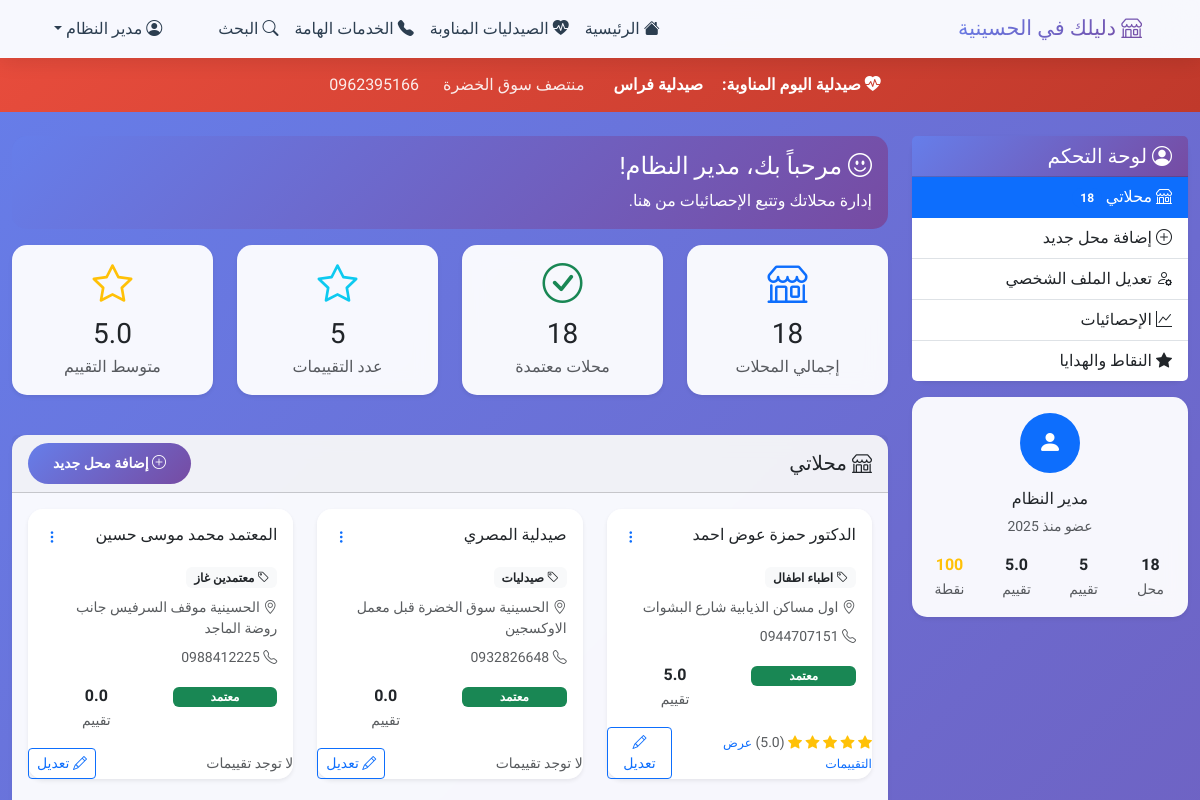
The page /dashboard (signed in, upper part) on the database as committed earlier.
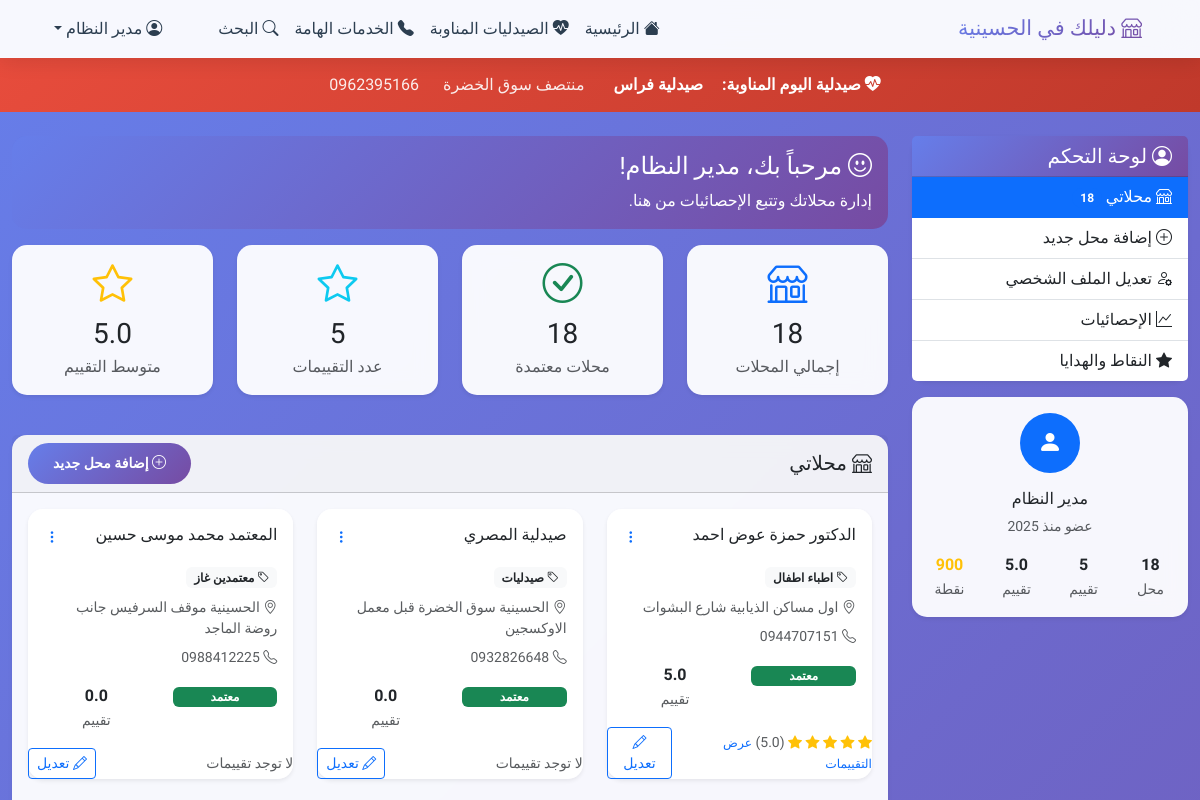
The same page on the database as committed later.
### tables this page shows
CREATE TABLE user_points (
            id INTEGER PRIMARY KEY AUTOINCREMENT,
            user_id INTEGER NOT NULL,
            total_points INTEGER DEFAULT 0,
            available_points INTEGER DEFAULT 0,
            spent_points INTEGER DEFAULT 0,
            last_daily_login DATE,
            created_at TIMESTAMP DEFAULT CURRENT_TIMESTAMP,
            updated_at TIMESTAMP DEFAULT CURRENT_TIMESTAMP,
            FOREIGN KEY (user_id) REFERENCES users (id) ON DELETE CASCADE
        );

### app.py (the view)
@app.route('/dashboard')
def dashboard():
    if 'user_id' not in session:
        flash('يجب تسجيل الدخول للوصول لهذه الصفحة', 'error')
        return redirect(url_for('login'))
    conn = sqlite3.connect('hussainiya_stores.db')
    cursor = conn.cursor()
    cursor.execute('''
        SELECT s.*, c.name as category_name
        FROM stores s
        LEFT JOIN categories c ON s.category_id = c.id
        WHERE s.user_id = ?
        ORDER BY s.created_at DESC
    ''', (session['user_id'],))
    user_stores = cursor.fetchall()
    cursor.execute('SELECT created_at FROM users WHERE id = ?', (session['user_id'],))
    user_data = cursor.fetchone()
    if user_data and user_data[0]:
        join_year = user_data[0][:4]  # أخذ أول 4 أرقام (السنة)
    else:
        join_year = "2024"
    total_ratings = sum(1 for store in user_stores if store[10] and store[10] > 0) if user_stores else 0
    avg_rating = sum(store[10] for store in user_stores if store[10]) / len([s for s in user_stores if s[10]]) if user_stores and any(s[10] for s in user_stores) else 0
    approved_stores = len([s for s in user_stores if s[8] == 1])
    cursor.execute('SELECT * FROM categories ORDER BY name')
    categories = cursor.fetchall()
    points_summary = get_user_points_summary(session['user_id'])
    conn.close()
    return render_template('dashboard.html',
                         user_stores=user_stores,
                         join_year=join_year,
                         total_ratings=total_ratings,
                         avg_rating=avg_rating,
                         approved_stores=approved_stores,
                         categories=categories,
                         user_points=points_summary['available_points'])

### app.py (called while the page is built)
def initialize_user_points(user_id):
    conn = sqlite3.connect('hussainiya_stores.db')
    cursor = conn.cursor()
    cursor.execute('SELECT id FROM user_points WHERE user_id = ?', (user_id,))
    if not cursor.fetchone():
        cursor.execute('''
            INSERT INTO user_points (user_id, total_points, available_points, spent_points)
            VALUES (?, 0, 0, 0)
        ''', (user_id,))
        conn.commit()
    conn.close()

### templates/dashboard.html (shortened to what the changed rows need)
{% extends "base.html" %}
{% block content %}
<div class="container-fluid mt-4">
    <div class="row">
        <div class="col-lg-3 col-md-4 mb-4">
            <div class="card border-0 shadow-sm mt-3">
                <div class="card-body text-center">
                    <div class="row text-center">
                        <div class="col-3">
                            <strong class="d-block text-warning">{{ user_points }}</strong>
                            <small class="text-muted">نقطة</small>
                        </div>
                    </div>
                </div>
            </div>
        </div>
    </div>
</div>
{% endblock %}

Rows that differ between the two databases and show on the page:
now on this page (row edited): user_points: available_points "900"
Other text that changed with them:
{{ user_points }}: "100" → (not shown)
